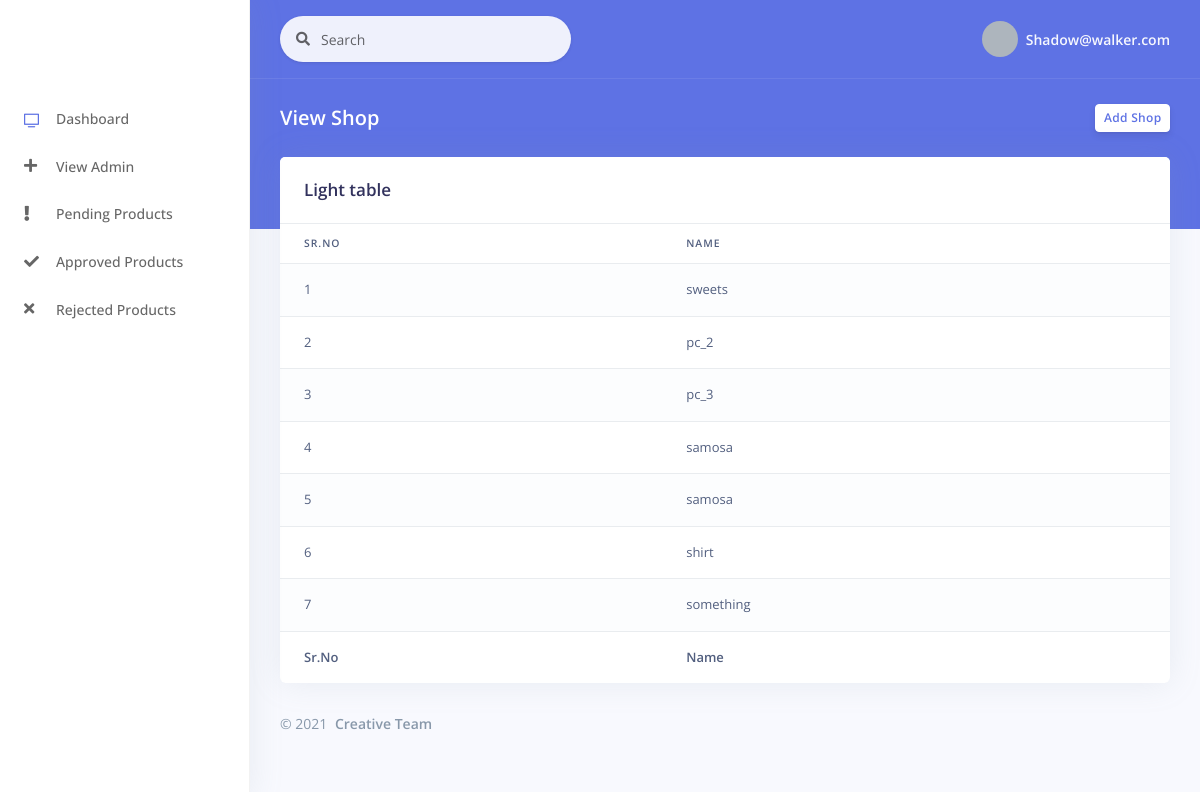
Screenshot of /argon-dashboard-master/Admin/viewProductCategory.php (signed in) with the database file from the repository.
### tables this page shows
CREATE TABLE `productcategory` (
  `ProductCategoryID` int(11) NOT NULL,
  `Name` varchar(100) NOT NULL,
  `shopId` int(11) NOT NULL,
  `isActive` tinyint(1) NOT NULL DEFAULT 1,
  `createDate` datetime NOT NULL DEFAULT current_timestamp(),
  `updataDate` datetime NOT NULL DEFAULT current_timestamp()
);

### argon-dashboard-master/Admin/viewProductCategory.php (the view, shortened to what this page needs)
<?php
include 'config.php';
?>
<!DOCTYPE html>
<html>
<head>
  <link rel="stylesheet" href="assets/vendor/nucleo/css/nucleo.css" type="text/css">
  <link rel="stylesheet" href="assets/vendor/@fortawesome/fontawesome-free/css/all.min.css" type="text/css">
  <link rel="stylesheet" href="assets/css/argon.css?v=1.2.0" type="text/css">
</head>
<body>
  <?php
    include("sidebar.php");
  ?>
  <div class="main-content" id="panel">
    <?php include("header.php");?>
    <div class="header bg-primary pb-6">
      <div class="container-fluid">
        <div class="header-body">
          <div class="row align-items-center py-4">
            <div class="col-lg-6 col-7">
              <h6 class="h2 text-white d-inline-block mb-0">View Shop</h6>
            </div>
            <div class="col-lg-6 col-5 text-right">
              <a href="" class="btn btn-sm btn-neutral">Add Shop</a>
            </div>
          </div>
        </div>
      </div>
    </div>
    <div class="container-fluid mt--6">
      <div class="row">
        <div class="col">
          <div class="card">
            <div class="card-header border-0">
              <h3 class="mb-0">Light table</h3>
            </div>
            <div class="table-responsive">
              <table id="mytable" class="table table-striped" style="width:100%">
                <thead>
                    <tr>
                        <th>Sr.No</th>
                        <th>Name</th>
                    </tr>
                </thead>
                <tbody>
                <?php
                 $id = $_SESSION['ID'];
                 $dbQuery = mysqli_query($db,"SELECT * FROM `productcategory` WHERE `shopId` = $id");
                 $count = 1;
                 if (mysqli_num_rows($dbQuery) == 0) {
                 ?>
                    <tr>
                      <td colspan="3" class="text-center">No Data Found</td>
                    </tr>
                 <?php
                 } else {
                   while ($row = mysqli_fetch_array($dbQuery)) {
                 ?>
                    <tr>
                        <td><?php echo $count;?></td>
                        <td><?php echo $row['Name'];?></td>
                    </tr>
                <?php
                $count++;
            }
        }
            ?>
                </tbody>
                <tfoot>
                <tr>
                        <th>Sr.No</th>
                        <th>Name</th>
                    </tr>
                </tfoot>
            </table>
            </div>
          </div>
        </div>
      </div>
      <?php include("footer.php"); ?>
    </div>
  </div>
</body>
</html>

### argon-dashboard-master/Admin/sidebar.php (shortened to what this page needs)
<?php
  include 'config.php';
  $roleId = $_SESSION['Role'];
  $dbQuery =  mysqli_query($db,"SELECT * FROM `role` WHERE `RoleId` = $roleId");
  $dbResult = "";
  if (mysqli_num_rows($dbQuery) == 0) {
    $row = mysqli_num_rows($dbQuery);
    echo "<script>alert('$row');</script>";
    echo "<script>alert('NO ROLE HAS BEEN ASSIGNED TO YOU');</script>";
  } else {
    $dbResult = mysqli_fetch_assoc($dbQuery);
  }
?>
<nav class="sidenav navbar navbar-vertical  fixed-left  navbar-expand-xs navbar-light bg-white" id="sidenav-main">
  <div class="scrollbar-inner">
    <div class="sidenav-header  align-items-center">
      <a class="navbar-brand" href="javascript:void(0)">
      </a>
    </div>
    <div class="navbar-inner">
      <div class="collapse navbar-collapse" id="sidenav-collapse-main">
        <ul class="navbar-nav">
          <li class="nav-item">
            <a class="nav-link" href="dashboard.php">
              <i class="ni ni-tv-2 text-primary"></i>
              <span class="nav-link-text">Dashboard</span>
            </a>
          </li>
          <?php if ($dbResult['RoleName'] == 'super Admin') { ?>
          <li class="nav-item">
            <a class="nav-link" href="view admin.php">
              <i class="fas fa-plus"></i>
              <span class="nav-link-text">View Admin</span>
            </a>
          </li>
          <li class="nav-item">
            <a class="nav-link" href="approveProducts.php">
              <i class="fas fa-exclamation"></i>
              <span class="nav-link-text">Pending Products</span>
            </a>
          </li>
          <li class="nav-item">
            <a class="nav-link" href="approve.php">
              <i class="fas fa-check"></i>
              <span class="nav-link-text">Approved Products</span>
            </a>
          </li>
          <li class="nav-item">
            <a class="nav-link" href="reject.php">
              <i class="fas fa-times"></i>
              <span class="nav-link-text">Rejected Products</span>
            </a>
          </li>
          <?php } else if ($dbResult['RoleName'] == 'admin') { ?>
          <li class="nav-item">
            <a class="nav-link" href="viewShop.php">
              <i class="fas fa-eye"></i>
              <span class="nav-link-text">View Shope</span>
            </a>
          </li>
          <li class="nav-item">
            <a class="nav-link" href="viewProductCategory.php">
              <i class="fas fa-eye"></i>
              <span class="nav-link-text">Product Category</span>
            </a>
          </li>
          <?php } ?>
        </ul>
      </div>
    </div>
  </div>
</nav>

### argon-dashboard-master/Admin/header.php (shortened to what this page needs)
<nav class="navbar navbar-top navbar-expand navbar-dark bg-primary border-bottom">
      <div class="container-fluid">
        <div class="collapse navbar-collapse" id="navbarSupportedContent">
          <form class="navbar-search navbar-search-light form-inline mr-sm-3" id="navbar-search-main">
            <div class="form-group mb-0">
              <div class="input-group input-group-alternative input-group-merge">
                <div class="input-group-prepend">
                  <span class="input-group-text"><i class="fas fa-search"></i></span>
                </div>
                <input id="myinput" class="form-control" placeholder="Search" type="text" onkeyup="myFunction()">
              </div>
            </div>
          </form>
          <ul class="navbar-nav align-items-center  ml-auto ml-md-0 ">
            <li class="nav-item dropdown">
              <a class="nav-link pr-0" href="#" role="button" data-toggle="dropdown" aria-haspopup="true" aria-expanded="false">
                <div class="media align-items-center">
                  <span class="avatar avatar-sm rounded-circle">
                  </span>
                  <div class="media-body  ml-2  d-none d-lg-block">
                    <span class="mb-0 text-sm  font-weight-bold"><?php echo $_SESSION['Email'];?></span>
                  </div>
                </div>
              </a>
            </li>
          </ul>
        </div>
      </div>
    </nav>

### argon-dashboard-master/Admin/footer.php
<footer class="footer pt-0">
    <div class="row align-items-center justify-content-lg-between">
        <div class="col-lg-6">
            <div class="copyright text-center  text-lg-left  text-muted">
              &copy; 2021 <a class="font-weight-bold ml-1" target="_blank">Creative Team</a>
            </div>
        </div>
    </div>
</footer>

### rows the page displays
productcategory: Name "sweets"
productcategory: Name "pc_2"
productcategory: Name "pc_3"
productcategory: Name "samosa"
productcategory: Name "samosa"
productcategory: Name "shirt"
productcategory: Name "something"

### other values shown
$_SESSION['Email'] "Shadow@walker.com"
